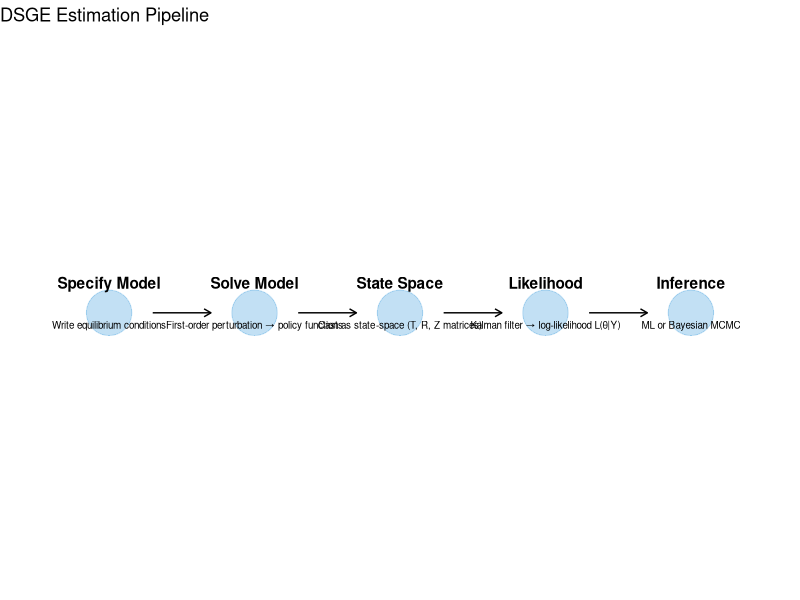
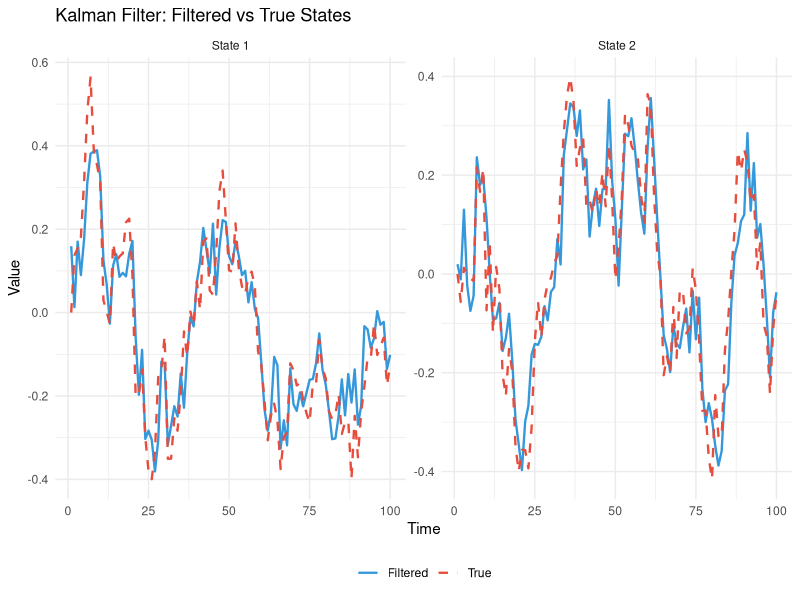
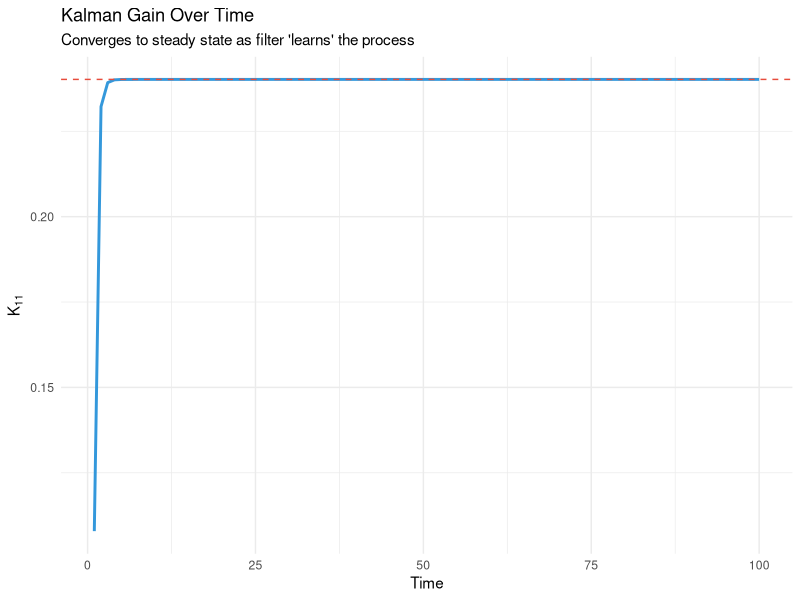
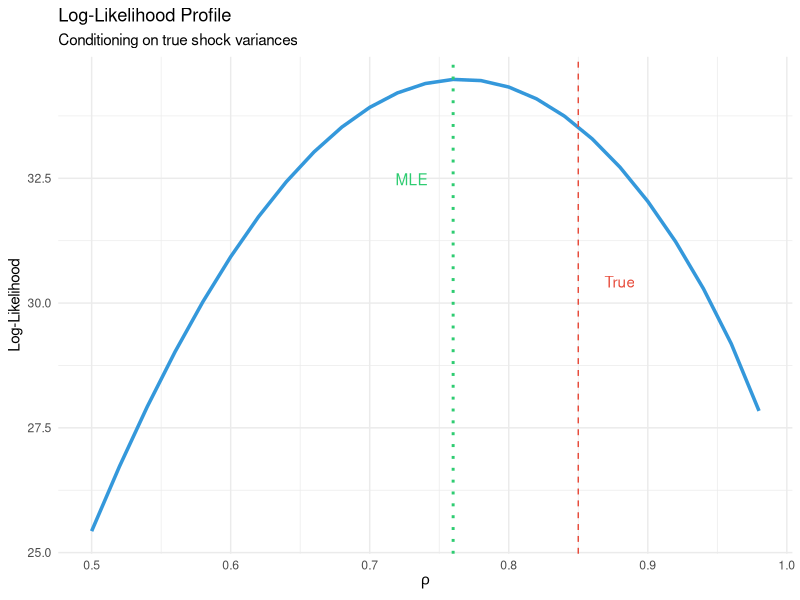
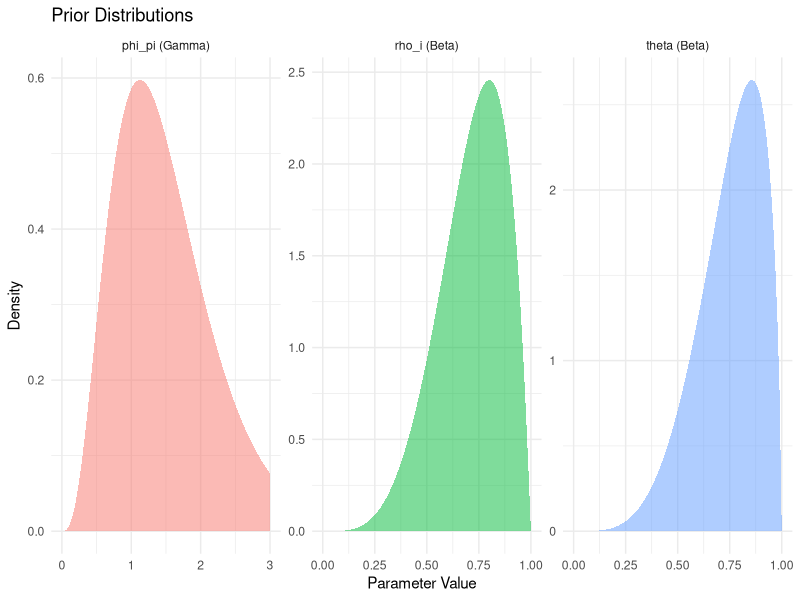
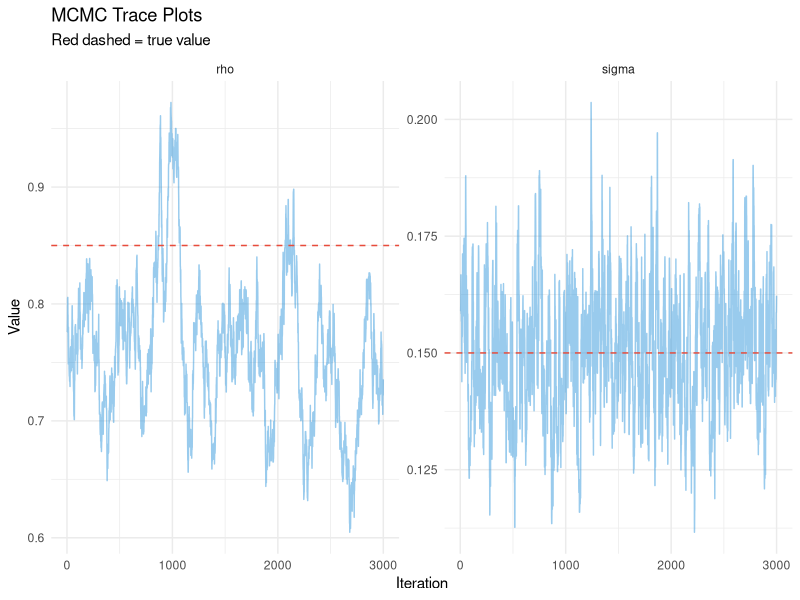
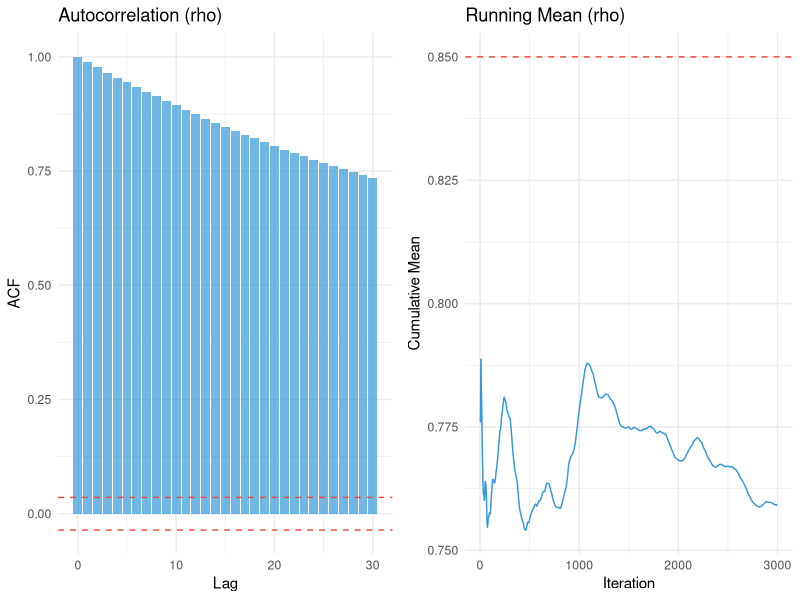
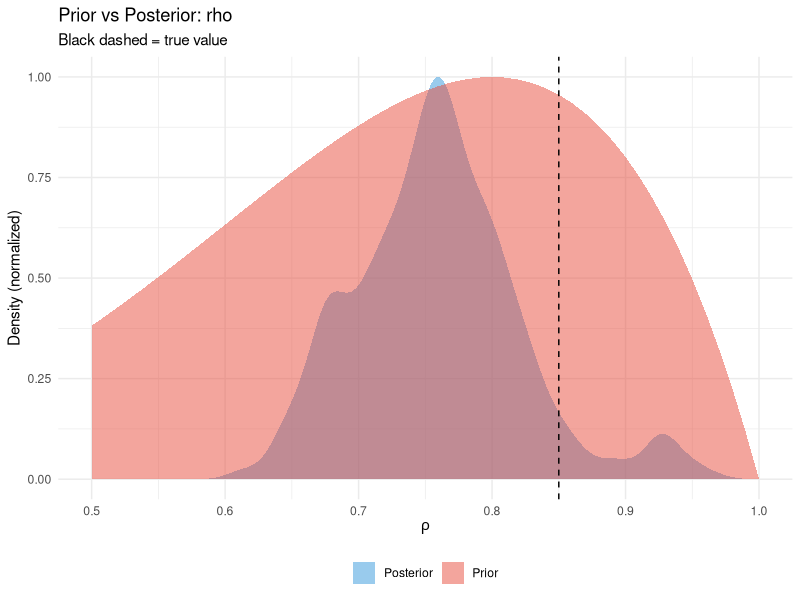

These figures' R source, in order:
## ---- chunk 1
#| label: setup
#| include: false
library(tidyverse)
library(mvtnorm)
set.seed(42)
## ---- chunk 2
#| label: workflow
#| fig-cap: "DSGE estimation workflow"
#| echo: false

workflow_df <- tibble(
  step = 1:5,
  stage = c("Specify Model", "Solve Model", "State Space", "Likelihood", "Inference"),
  description = c(
    "Write equilibrium conditions",
    "First-order perturbation → policy functions",
    "Cast as state-space (T, R, Z matrices)",
    "Kalman filter → log-likelihood L(θ|Y)",
    "ML or Bayesian MCMC"
  ),
  x = c(1, 2, 3, 4, 5)
)

ggplot(workflow_df, aes(x = x, y = 1)) +
  geom_point(size = 15, color = "#3498db", alpha = 0.3) +
  geom_text(aes(label = stage), fontface = "bold", vjust = -2) +
  geom_text(aes(label = description), size = 2.5, vjust = 2) +
  geom_segment(aes(x = x + 0.3, xend = x + 0.7, y = 1, yend = 1),
               arrow = arrow(length = unit(0.2, "cm")),
               data = workflow_df %>% filter(step < 5)) +
  xlim(0.5, 5.5) + ylim(0, 2) +
  theme_void() +
  labs(title = "DSGE Estimation Pipeline")
## ---- chunk 3
#| label: kalman-filter
#| fig-cap: "Kalman filter: prediction and update cycle"

# Implement Kalman filter
kalman_filter <- function(y, T_mat, R_mat, Z_mat, Q_mat, H_mat = NULL) {
  # y: T_obs × n_y matrix of observations
  # T_mat: n_s × n_s transition matrix
  # R_mat: n_s × n_u shock impact matrix
  # Z_mat: n_y × n_s observation matrix
  # Q_mat: n_u × n_u shock variance
  # H_mat: n_y × n_y measurement error variance (optional)

  T_obs <- nrow(y)
  n_s <- nrow(T_mat)
  n_y <- nrow(Z_mat)

  if (is.null(H_mat)) H_mat <- diag(0.0001, n_y)

  # Initialize at unconditional distribution
  s_filt <- matrix(0, T_obs, n_s)
  P_filt <- array(0, c(n_s, n_s, T_obs))

  # Unconditional variance: vec(P) = (I - T⊗T)^{-1} vec(RQR')
  RQR <- R_mat %*% Q_mat %*% t(R_mat)
  P_init <- matrix(solve(diag(n_s^2) - kronecker(T_mat, T_mat)) %*% as.vector(RQR), n_s, n_s)
  P_init <- (P_init + t(P_init)) / 2  # ensure symmetry

  s_curr <- rep(0, n_s)
  P_curr <- P_init

  loglik <- 0
  innovations <- matrix(0, T_obs, n_y)
  F_series <- array(0, c(n_y, n_y, T_obs))

  for (t in 1:T_obs) {
    # Prediction
    s_pred <- T_mat %*% s_curr
    P_pred <- T_mat %*% P_curr %*% t(T_mat) + RQR

    # Innovation
    v_t <- y[t, ] - Z_mat %*% s_pred
    F_t <- Z_mat %*% P_pred %*% t(Z_mat) + H_mat
    F_t <- (F_t + t(F_t)) / 2  # ensure symmetry

    # Log-likelihood
    det_F <- det(F_t)
    if (det_F <= 0) {
      loglik <- -1e10
      break
    }
    F_inv <- solve(F_t)
    loglik <- loglik - 0.5 * (n_y * log(2*pi) + log(det_F) + t(v_t) %*% F_inv %*% v_t)

    # Update
    K_t <- P_pred %*% t(Z_mat) %*% F_inv
    s_curr <- as.vector(s_pred + K_t %*% v_t)
    P_curr <- P_pred - K_t %*% Z_mat %*% P_pred

    # Store
    s_filt[t, ] <- s_curr
    P_filt[, , t] <- P_curr
    innovations[t, ] <- v_t
    F_series[, , t] <- F_t
  }

  list(
    loglik = as.numeric(loglik),
    states = s_filt,
    P = P_filt,
    innovations = innovations,
    F = F_series
  )
}

# Simulate a simple state-space model
T_obs <- 100
n_s <- 2  # states
n_y <- 2  # observables
n_u <- 2  # shocks

# True parameters
rho <- 0.9
sigma <- 0.1

T_true <- matrix(c(rho, 0, 0.1, rho), 2, 2)
R_true <- diag(2)
Z_true <- diag(2)
Q_true <- diag(sigma^2, 2)
H_true <- diag(0.01, 2)

# Simulate data
s_true <- matrix(0, T_obs, n_s)
y_obs <- matrix(0, T_obs, n_y)

for (t in 2:T_obs) {
  s_true[t, ] <- as.vector(T_true %*% s_true[t-1, ]) + as.vector(rmvnorm(1, sigma = Q_true))
}
for (t in 1:T_obs) {
  y_obs[t, ] <- as.vector(Z_true %*% s_true[t, ]) + as.vector(rmvnorm(1, sigma = H_true))
}

# Run Kalman filter
kf_result <- kalman_filter(y_obs, T_true, R_true, Z_true, Q_true, H_true)

# Plot filtered vs true states
states_df <- tibble(
  t = rep(1:T_obs, 4),
  value = c(s_true[, 1], kf_result$states[, 1], s_true[, 2], kf_result$states[, 2]),
  type = rep(c("True", "Filtered", "True", "Filtered"), each = T_obs),
  state = rep(c("State 1", "State 1", "State 2", "State 2"), each = T_obs)
)

ggplot(states_df, aes(x = t, y = value, color = type, linetype = type)) +
  geom_line(linewidth = 0.8) +
  facet_wrap(~state, scales = "free_y") +
  scale_color_manual(values = c("#3498db", "#e74c3c")) +
  scale_linetype_manual(values = c("solid", "dashed")) +
  labs(title = "Kalman Filter: Filtered vs True States",
       x = "Time", y = "Value", color = NULL, linetype = NULL) +
  theme_minimal() +
  theme(legend.position = "bottom")
## ---- chunk 4
#| label: kalman-gain
#| fig-cap: "Kalman gain adapts to uncertainty"

# Show how Kalman gain evolves
gain_df <- tibble(
  t = 1:T_obs,
  K_11 = sapply(1:T_obs, function(i) {
    P <- kf_result$P[,,i]
    F <- kf_result$F[,,i]
    (P %*% t(Z_true) %*% solve(F))[1,1]
  })
)

ggplot(gain_df, aes(x = t, y = K_11)) +
  geom_line(color = "#3498db", linewidth = 1) +
  geom_hline(yintercept = mean(gain_df$K_11[(T_obs-20):T_obs]),
             linetype = "dashed", color = "#e74c3c") +
  labs(title = "Kalman Gain Over Time",
       subtitle = "Converges to steady state as filter 'learns' the process",
       x = "Time", y = expression(K[11])) +
  theme_minimal()
## ---- chunk 5
#| label: ml-estimation
#| fig-cap: "Maximum likelihood: finding the peak"

# ML estimation for simple AR(1) state space
# y_t = s_t + e_t, s_t = rho * s_{t-1} + eta_t

ml_loglik <- function(theta, y) {
  rho <- theta[1]
  sigma_eta <- exp(theta[2])
  sigma_e <- exp(theta[3])

  # Stationarity check
  if (abs(rho) >= 1) return(-1e10)

  T_mat <- matrix(rho, 1, 1)
  R_mat <- matrix(1, 1, 1)
  Z_mat <- matrix(1, 1, 1)
  Q_mat <- matrix(sigma_eta^2, 1, 1)
  H_mat <- matrix(sigma_e^2, 1, 1)

  y_mat <- matrix(y, ncol = 1)
  kf <- kalman_filter(y_mat, T_mat, R_mat, Z_mat, Q_mat, H_mat)
  return(kf$loglik)
}

# Simulate data from known parameters
rho_true <- 0.85
sigma_eta_true <- 0.15
sigma_e_true <- 0.05

y_sim <- numeric(100)
s_sim <- numeric(100)
for (t in 2:100) {
  s_sim[t] <- rho_true * s_sim[t-1] + rnorm(1, 0, sigma_eta_true)
  y_sim[t] <- s_sim[t] + rnorm(1, 0, sigma_e_true)
}

# Grid search for illustration
rho_grid <- seq(0.5, 0.99, 0.02)
loglik_grid <- sapply(rho_grid, function(r) {
  ml_loglik(c(r, log(sigma_eta_true), log(sigma_e_true)), y_sim)
})

grid_df <- tibble(rho = rho_grid, loglik = loglik_grid)

ggplot(grid_df, aes(x = rho, y = loglik)) +
  geom_line(color = "#3498db", linewidth = 1.2) +
  geom_vline(xintercept = rho_true, linetype = "dashed", color = "#e74c3c") +
  geom_vline(xintercept = rho_grid[which.max(loglik_grid)],
             linetype = "dotted", color = "#2ecc71", linewidth = 1) +
  annotate("text", x = rho_true + 0.03, y = min(loglik_grid) + 5,
           label = "True", color = "#e74c3c") +
  annotate("text", x = rho_grid[which.max(loglik_grid)] - 0.03,
           y = max(loglik_grid) - 2, label = "MLE", color = "#2ecc71") +
  labs(title = "Log-Likelihood Profile",
       subtitle = "Conditioning on true shock variances",
       x = expression(rho), y = "Log-Likelihood") +
  theme_minimal()
## ---- chunk 6
#| label: prior-table

prior_table <- tibble(
  Parameter = c("$\\beta$", "$\\sigma$", "$\\phi$", "$\\theta$", "$\\phi_\\pi$",
                "$\\phi_y$", "$\\rho_i$", "$\\rho_a$", "$\\sigma_a$", "$\\sigma_m$"),
  Distribution = c("Beta", "Gamma", "Gamma", "Beta", "Gamma",
                   "Gamma", "Beta", "Beta", "Inv-Gamma", "Inv-Gamma"),
  Mean = c(0.99, 1.5, 2.0, 0.75, 1.5, 0.125, 0.8, 0.9, 0.01, 0.0025),
  SD = c(0.002, 0.25, 0.5, 0.1, 0.25, 0.05, 0.1, 0.05, 2, 2),
  Interpretation = c("Discount factor", "Risk aversion", "Frisch elasticity",
                     "Calvo parameter", "Taylor: inflation", "Taylor: output",
                     "Rate smoothing", "Tech persistence", "Tech shock std", "MP shock std")
)

knitr::kable(prior_table, caption = "Standard NK Model Priors", escape = FALSE)
## ---- chunk 7
#| label: prior-plots
#| fig-cap: "Prior distributions for key parameters"

# Plot some priors
x_grid <- seq(0, 3, 0.01)

prior_df <- bind_rows(
  tibble(x = x_grid, density = dgamma(x_grid, 4, 4/1.5), param = "phi_pi (Gamma)"),
  tibble(x = seq(0, 1, 0.01), density = dbeta(seq(0, 1, 0.01), 5, 2),
         param = "rho_i (Beta)"),
  tibble(x = seq(0, 1, 0.01), density = dbeta(seq(0, 1, 0.01), 5, 1.67),
         param = "theta (Beta)")
)

ggplot(prior_df, aes(x = x, y = density, fill = param)) +
  geom_area(alpha = 0.5) +
  facet_wrap(~param, scales = "free") +
  labs(title = "Prior Distributions",
       x = "Parameter Value", y = "Density") +
  theme_minimal() +
  theme(legend.position = "none")
## ---- chunk 8
#| label: mh-demo
#| fig-cap: "Metropolis-Hastings sampling"

# Simple MH for AR(1) model
mh_sampler <- function(y, n_draw = 5000, n_burn = 1000, c_scale = 0.3) {

  # Log-posterior (log-likelihood + log-prior)
  log_posterior <- function(theta) {
    rho <- theta[1]
    log_sigma <- theta[2]

    # Prior: rho ~ Beta(5, 2) mapped to [0,1], sigma ~ InvGamma(2, 0.1)
    if (rho <= 0 || rho >= 1) return(-Inf)
    sigma <- exp(log_sigma)
    if (sigma <= 0) return(-Inf)

    log_prior <- dbeta(rho, 5, 2, log = TRUE) +
                 dgamma(1/sigma^2, 2, 0.1, log = TRUE) - 2 * log(sigma)

    # Likelihood via Kalman filter
    T_mat <- matrix(rho, 1, 1)
    R_mat <- matrix(1, 1, 1)
    Z_mat <- matrix(1, 1, 1)
    Q_mat <- matrix(sigma^2, 1, 1)
    H_mat <- matrix(0.01, 1, 1)

    y_mat <- matrix(y, ncol = 1)
    kf <- kalman_filter(y_mat, T_mat, R_mat, Z_mat, Q_mat, H_mat)

    return(kf$loglik + log_prior)
  }

  # Initialize
  theta_curr <- c(0.8, log(0.1))
  log_post_curr <- log_posterior(theta_curr)

  # Proposal covariance
  Sigma_prop <- diag(c(0.02, 0.1)^2) * c_scale

  # Storage
  draws <- matrix(0, n_draw, 2)
  n_accept <- 0

  for (g in 1:(n_draw + n_burn)) {
    # Propose
    theta_star <- rmvnorm(1, theta_curr, Sigma_prop)[1,]

    # Compute acceptance probability
    log_post_star <- log_posterior(theta_star)
    log_alpha <- log_post_star - log_post_curr

    # Accept/reject
    if (log(runif(1)) < log_alpha) {
      theta_curr <- theta_star
      log_post_curr <- log_post_star
      if (g > n_burn) n_accept <- n_accept + 1
    }

    # Store
    if (g > n_burn) {
      draws[g - n_burn, ] <- theta_curr
    }
  }

  list(
    draws = draws,
    acceptance_rate = n_accept / n_draw
  )
}

# Run MH
mh_result <- mh_sampler(y_sim, n_draw = 3000, n_burn = 1000)
cat("Acceptance rate:", round(mh_result$acceptance_rate, 3), "\n")

# Trace plots
trace_df <- tibble(
  iteration = rep(1:3000, 2),
  value = c(mh_result$draws[, 1], exp(mh_result$draws[, 2])),
  parameter = rep(c("rho", "sigma"), each = 3000)
)

ggplot(trace_df, aes(x = iteration, y = value)) +
  geom_line(alpha = 0.5, color = "#3498db") +
  facet_wrap(~parameter, scales = "free_y") +
  geom_hline(data = tibble(parameter = c("rho", "sigma"),
                           true = c(rho_true, sigma_eta_true)),
             aes(yintercept = true), color = "#e74c3c", linetype = "dashed") +
  labs(title = "MCMC Trace Plots",
       subtitle = "Red dashed = true value",
       x = "Iteration", y = "Value") +
  theme_minimal()
## ---- chunk 9
#| label: model-comparison
#| fig-cap: "Model comparison via marginal likelihood"

# Simulate comparison of two models
# Model 1: AR(1) with rho = 0.9
# Model 2: AR(1) with rho = 0.5 (misspecified)

# Approximate marginal likelihoods via Laplace
laplace_ml <- function(y, rho_prior_mean) {
  # Mode finding (simplified)
  mle_rho <- cor(y[-1], y[-length(y)])
  mle_sigma <- sd(y - c(0, mle_rho * y[-length(y)]))

  # Log-likelihood at mode
  T_mat <- matrix(mle_rho, 1, 1)
  R_mat <- matrix(1, 1, 1)
  Z_mat <- matrix(1, 1, 1)
  Q_mat <- matrix(mle_sigma^2, 1, 1)
  H_mat <- matrix(0.01, 1, 1)
  y_mat <- matrix(y, ncol = 1)

  kf <- kalman_filter(y_mat, T_mat, R_mat, Z_mat, Q_mat, H_mat)
  log_lik <- kf$loglik

  # Log-prior at mode (tighter prior centered at rho_prior_mean)
  log_prior <- dnorm(mle_rho, rho_prior_mean, 0.1, log = TRUE)

  # Laplace approximation (simplified)
  k <- 2  # number of parameters
  log_det_H <- 4  # approximate

  ml <- log_lik + log_prior + k/2 * log(2*pi) - 0.5 * log_det_H
  return(ml)
}

# Data generated from rho = 0.85
ml_correct <- laplace_ml(y_sim, 0.85)
ml_misspec <- laplace_ml(y_sim, 0.5)

log_bf <- ml_correct - ml_misspec

cat("Log Bayes Factor (correct vs misspecified):", round(log_bf, 2), "\n")
cat("Interpretation:", ifelse(log_bf > 3, "Strong evidence for correct model",
                               ifelse(log_bf > 1, "Positive evidence", "Weak evidence")), "\n")
## ---- chunk 10
#| label: convergence-diagnostics
#| fig-cap: "MCMC diagnostics"

# Autocorrelation plot
acf_df <- tibble(
  lag = 0:30,
  acf = acf(mh_result$draws[, 1], lag.max = 30, plot = FALSE)$acf[, 1, 1]
)

p1 <- ggplot(acf_df, aes(x = lag, y = acf)) +
  geom_bar(stat = "identity", fill = "#3498db", alpha = 0.7) +
  geom_hline(yintercept = c(-1.96/sqrt(3000), 1.96/sqrt(3000)),
             linetype = "dashed", color = "#e74c3c") +
  labs(title = "Autocorrelation (rho)", x = "Lag", y = "ACF") +
  theme_minimal()

# Running mean
running_mean <- cumsum(mh_result$draws[, 1]) / (1:3000)

p2 <- ggplot(tibble(iter = 1:3000, mean = running_mean), aes(x = iter, y = mean)) +
  geom_line(color = "#3498db") +
  geom_hline(yintercept = rho_true, linetype = "dashed", color = "#e74c3c") +
  labs(title = "Running Mean (rho)", x = "Iteration", y = "Cumulative Mean") +
  theme_minimal()

gridExtra::grid.arrange(p1, p2, ncol = 2)
## ---- chunk 11
#| label: prior-posterior
#| fig-cap: "Prior vs posterior comparison"

# Compare prior and posterior for rho
x_grid <- seq(0.5, 1, 0.01)
prior_dens <- dbeta(x_grid, 5, 2)
posterior_dens <- density(mh_result$draws[, 1], from = 0.5, to = 1)

pp_df <- bind_rows(
  tibble(x = x_grid, density = prior_dens / max(prior_dens), type = "Prior"),
  tibble(x = posterior_dens$x, density = posterior_dens$y / max(posterior_dens$y),
         type = "Posterior")
)

ggplot(pp_df, aes(x = x, y = density, fill = type)) +
  geom_area(alpha = 0.5, position = "identity") +
  geom_vline(xintercept = rho_true, linetype = "dashed", color = "black") +
  scale_fill_manual(values = c("#3498db", "#e74c3c")) +
  labs(title = "Prior vs Posterior: rho",
       subtitle = "Black dashed = true value",
       x = expression(rho), y = "Density (normalized)", fill = NULL) +
  theme_minimal() +
  theme(legend.position = "bottom")
